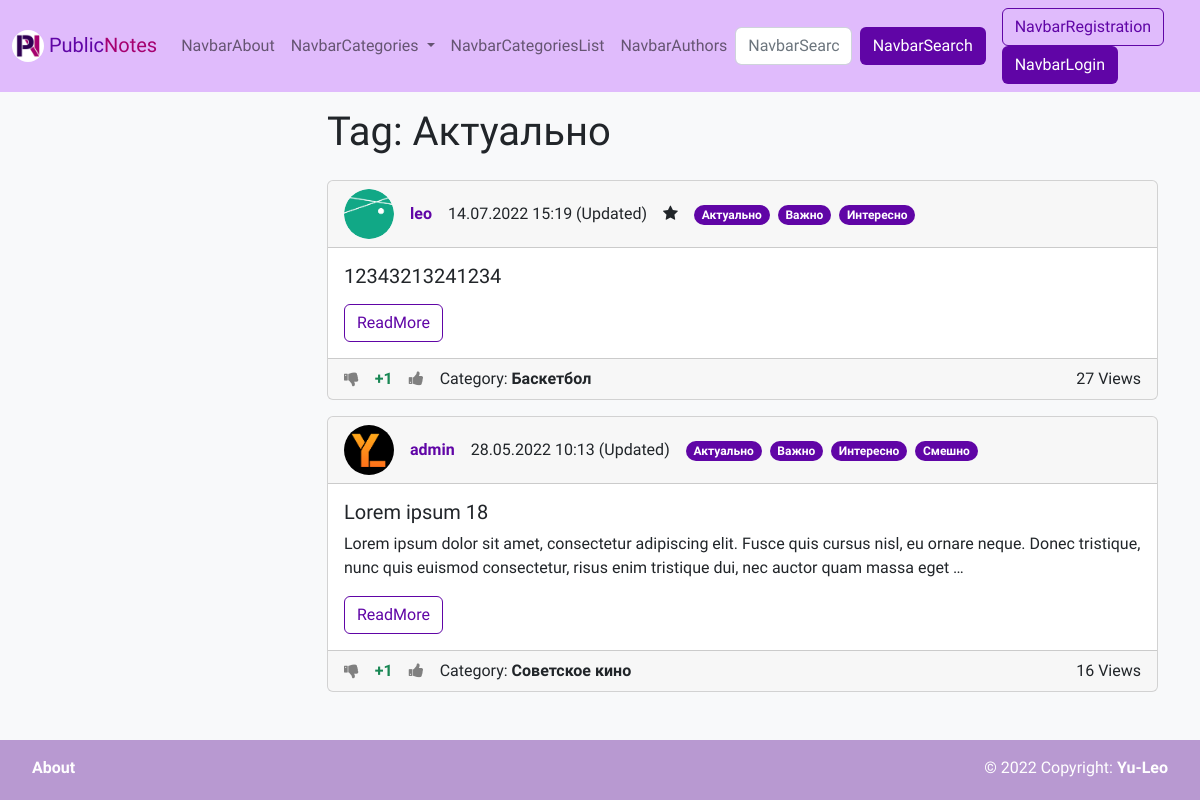
The page /tag/3/ on the database as committed earlier.
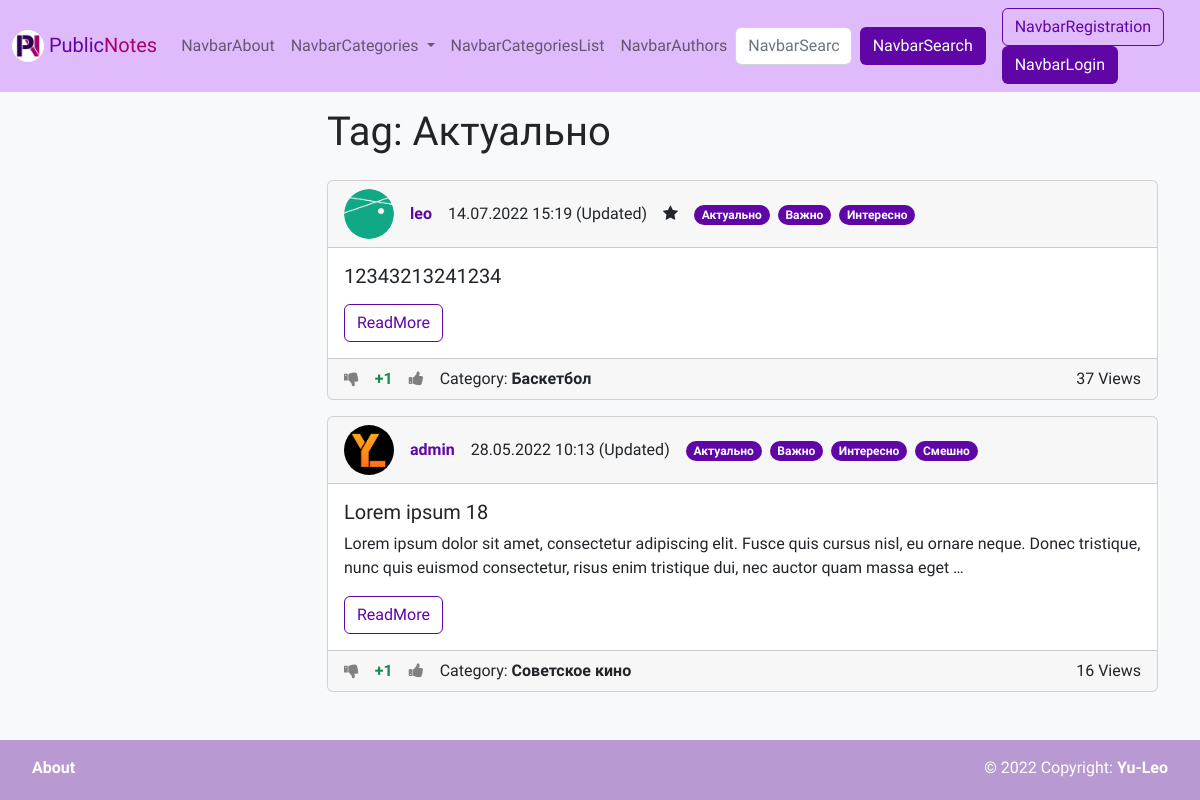
The same page on the database as committed later.
### wall/models.py (models this page shows, shortened)
class Note(models.Model):
    title = models.CharField(max_length=150, verbose_name=_('Title'))
    content = models.TextField(verbose_name=_('Text'), blank=True)
    created_at = models.DateTimeField(auto_now_add=True, verbose_name=_('CreationTime'))
    updated_at = models.DateTimeField(auto_now=True, verbose_name=_('LastUpdateTime'))
    views = models.PositiveIntegerField(default=0, verbose_name=_('NumberOfViews'))
    is_public = models.BooleanField(verbose_name=_('Public'), default=False)
    stared = models.BooleanField(verbose_name=_('Important'), default=False)
    author = models.ForeignKey(
        settings.AUTH_USER_MODEL,
        on_delete=models.CASCADE,
        verbose_name=_('Author'),
        null=True,
        blank=True,
    )
    is_pined = models.BooleanField(verbose_name=_('PinedInProfile'), default=False)
    category = TreeForeignKey('Category', on_delete=models.SET_NULL, verbose_name=_('Category'), null=True, blank=True)
    tags = models.ManyToManyField('Tag', blank=True, verbose_name=_('Tags'), related_name='notes')
    likes = models.ManyToManyField('User', blank=True, verbose_name=_('NoteLikes'), related_name='liked_notes')
    dislikes = models.ManyToManyField('User', blank=True, verbose_name=_('NoteDislikes'), related_name='disliked_notes')
    rating = models.IntegerField(verbose_name=_('Rating'), default=0)
    def get_absolute_url(self):
        return reverse('note', kwargs={"pk": self.pk})
    class Meta:
        verbose_name = _('Note')
        verbose_name_plural = _('Notes')
        ordering = ['-created_at', 'title']

class User(AbstractUser):
    email = models.EmailField(unique=True, verbose_name='E-mail')
    photo = models.ImageField(upload_to='photos/%Y/%m/%d/', verbose_name=_('Avatar'), blank=True)
    bio = models.TextField(verbose_name=_('Bio'), blank=True)
    show_email = models.BooleanField(verbose_name=_('PublicEmail'), default=False)
    rating = models.IntegerField(verbose_name=_('Rating'), default=0)
    def get_absolute_url(self):
        return reverse('author', kwargs={"pk": self.pk})

class Category(MPTTModel):
    parent = TreeForeignKey('self', on_delete=models.CASCADE, null=True, blank=True, related_name='children',
                            verbose_name=_('ParentCategory'))
    title = models.CharField(max_length=150, verbose_name=_('Title'), unique=True)
    preview = models.ImageField(upload_to='photos/%Y/%m/%d/', verbose_name=_('Preview'), blank=True)
    def get_absolute_url(self):
        return reverse('category', kwargs={"pk": self.pk})
    class MPTTMeta:
        order_insertion_by = ['title']
    class Meta:
        verbose_name = _('Category')
        verbose_name_plural = _('Categories')
        ordering = ['title']

### wall/views.py (the view)
# urls.py: path('tag/<int:pk>/', views.ViewTag.as_view(), name='tag'),
class ViewTag(ListView):
    model = models.Tag
    template_name = 'wall/tag.html'
    allow_empty = True
    paginate_by = 5
    def get_context_data(self, *, object_list=None, **kwargs):
        context = super(ViewTag, self).get_context_data(**kwargs)
        try:
            context['tag'] = services.get_tag_by_pk(self.kwargs['pk'])
            return context
        except models.Tag.DoesNotExist:
            raise Http404()
    def get_queryset(self):
        try:
            return services.get_public_notes_by_tag(tag_pk=self.kwargs['pk'])
        except models.Tag.DoesNotExist:
            raise Http404()

### wall/models.py (called while the page is built)
    def get_absolute_url(self):
        return reverse('tag', kwargs={"pk": self.pk})

### wall/services/category_services.py (called while the page is built)
def get_categories() -> TreeQuerySet[Category]:
    return Category.objects.all()

### wall/services/note_services.py (called while the page is built)
def get_all_public_notes() -> QuerySet[Note]:
    notes = Note.objects.filter(is_public=True)
    return notes.select_related('category', 'author').prefetch_related('tags', 'likes', 'dislikes')

def get_public_notes_by_tag(tag_pk: int) -> QuerySet[Note]:
    return get_all_public_notes().filter(tags__pk=tag_pk)

def is_authenticated_user_the_author_of_note(authenticated_user: User | AnonymousUser,
                                             note: Note) -> bool:
    return authenticated_user == note.author

def has_note_been_updated(note: Note) -> bool:
    return (note.updated_at - note.created_at).total_seconds() >= 1

### wall/services/tag_services.py (called while the page is built)
def get_tag_by_pk(pk: int) -> Tag:
    return Tag.objects.get(pk=pk)

### wall/services/user_services.py (called while the page is built)
def did_user_like_note(user: User | AnonymousUser, note: Note) -> bool:
    return user in note.likes.all()

def did_user_dislike_note(user: User | AnonymousUser, note: Note) -> bool:
    return user in note.dislikes.all()

### wall/templatetags/wall_tags.py (called while the page is built)
@register.simple_tag
def get_categories():
    return cache.get_or_set('categories', services.get_categories(), 300)

### wall/templates/wall/tag.html (shortened to what this page needs)
{% extends 'base.html' %}
{% load i18n %}
{% block content_title %}
    <div class="mb-3">
        <div class="hstack gap-3">
            <div>
                <h1>{% trans 'Tag' %}: {{ tag.title }}</h1>
            </div>
        </div>
    </div>
{% endblock %}
{% block content %}
    {% include 'wall/inc/_notes_list.html' %}
{% endblock %}

### wall/templates/wall/note_template.html (shortened to what this page needs)
{% load wall_tags %}
{% load i18n %}
<div class="card mb-3">
    <div class="card-header">
        <div class="hstack gap-3">
            <div class="">
                <img src="{% if note.author.photo %}
                {{ note.author.photo.url }}
                {% else %}
                {% load static %}
                {% endif %}" alt="..." width="50" height="50"
                     style="border-radius: 25px;">
            </div>
            <div class="fw-bold">
                {% if note.author %}
                    <a href="{{ note.author.get_absolute_url }}" class="text-decoration-none text-purple">
                        {{ note.author.username }}</a>
                {% else %}
                    Аноним
                {% endif %}
            </div>
            <div class="fw-light">
                {{ note.created_at|date:"d.m.Y H:i" }}
                {% if was_updated %}
                    <span data-bs-toggle="tooltip"
                          title="{{ note.updated_at|date:'d.m.Y H:i' }}">
                    ({% trans 'Updated' %})</span>
                {% endif %}
            </div>
            {% if note.stared %}
                <div>
                    <i class="fa fa-star"></i>
                </div>
            {% endif %}
            <div>
                {% for tag in note.tags.all %}
                    <a href="{{ tag.get_absolute_url }}"
                       class="badge rounded-pill text-bg-purple text-decoration-none me-1">
                        {{ tag.title }}</a>
                {% endfor %}
            </div>
        </div>
    </div>
    <div class="card-body" style="transform: rotate(0);">
        <h5 class="card-title">
            {% if show_full %}
                {{ note.title }}
            {% else %}
                {{ note.title|truncatewords:10 }}
            {% endif %}
        </h5>
        <p class="card-text">
            {% if show_full %}
                {{ note.content }}
            {% else %}
                {{ note.content|truncatewords:30 }}
            {% endif %}
        </p>
        {% if not show_full %}
            <a href="{{ note.get_absolute_url }}"
               class="btn btn-outline-purple stretched-link">{% trans 'ReadMore' %}</a>
        {% endif %}
    </div>
    <div class="card-footer">
        <div class="hstack gap-3">
            <div>
                <a href="{% url 'dislike_note' note.pk %}"
                   style="
                           {% if is_disliked %}
                               color: Black;
                           {% else %}
                               color: Grey;
                           {% endif %}">
                    <i class="fa fa-thumbs-down"></i>
                </a>
            </div>
            <div>
                <span class="fw-bold">
                    {% if note.rating > 0 %}
                        <span class="text-success">+{{ note.rating }}</span>
                    {% elif note.rating < 0 %}
                        <span class="text-danger">{{ note.rating }}</span>
                    {% else %}
                        <span>{{ note.rating }}</span>
                    {% endif %}
                </span>
            </div>
            <div>
                <a href="{% url 'like_note' note.pk %}"
                   style="
                           {% if is_liked %}
                               color: Black;
                           {% else %}
                               color: Grey;
                           {% endif %}">
                    <i class="fa fa-thumbs-up"></i>
                </a>
            </div>
            {% if note.category %}
                <div><span class="">{% trans 'Category' %}: </span><a href="{{ note.category.get_absolute_url }}"
                                                                      class="text-decoration-none text-dark fw-bold">
                    {{ note.category.title }}</a></div>
            {% endif %}
            <div class="ms-auto">{{ note.views }} {% trans 'Views' %}</div>
        </div>
    </div>
</div>

Rows that differ between the two databases and show on the page:
changed Note "leo": views "27" → "37"
